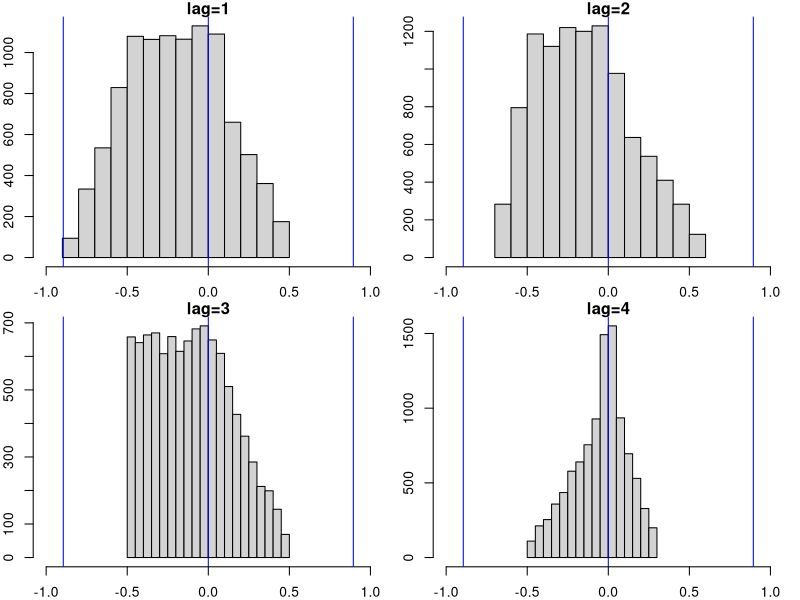
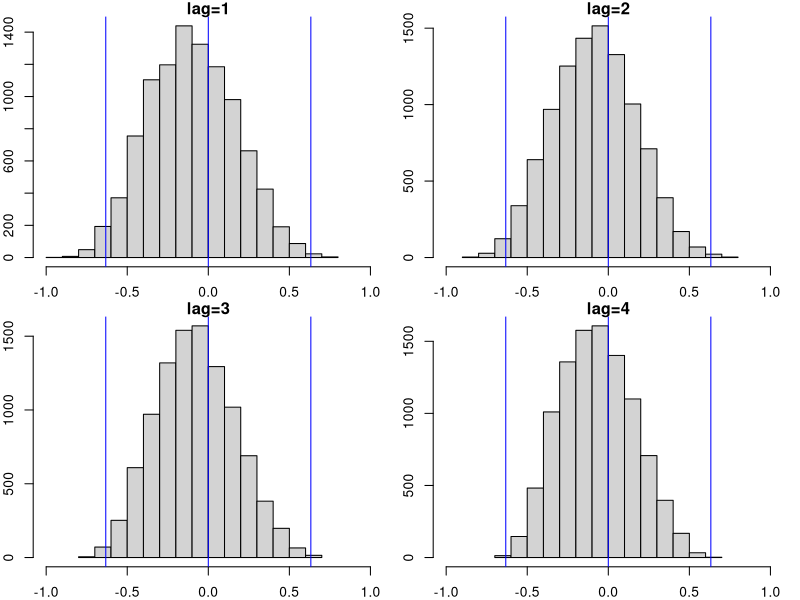
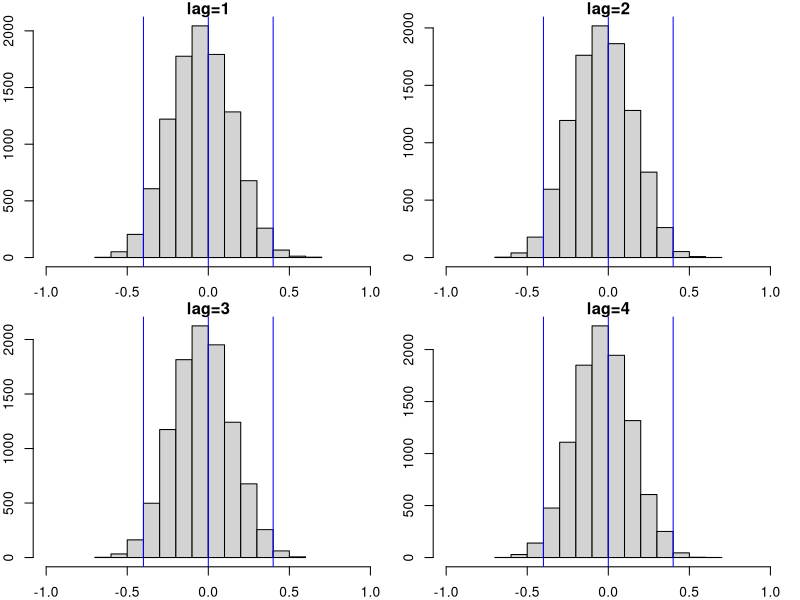
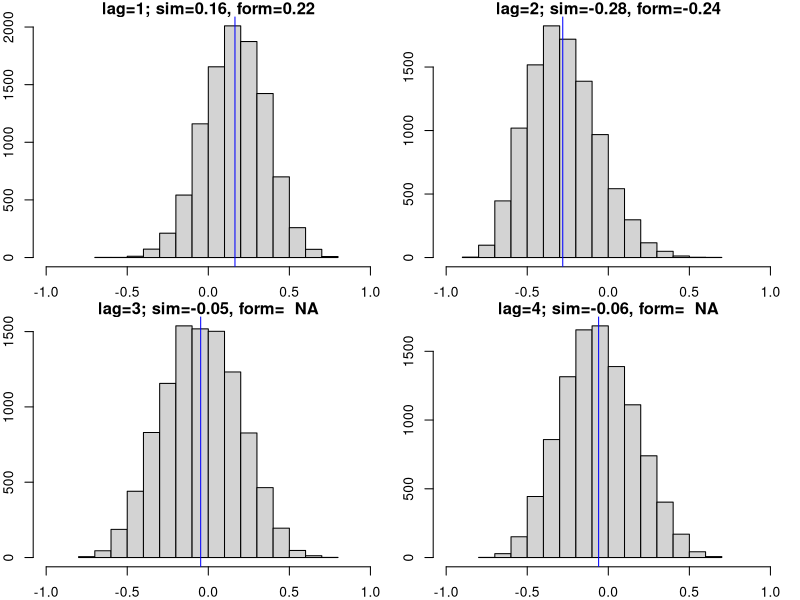
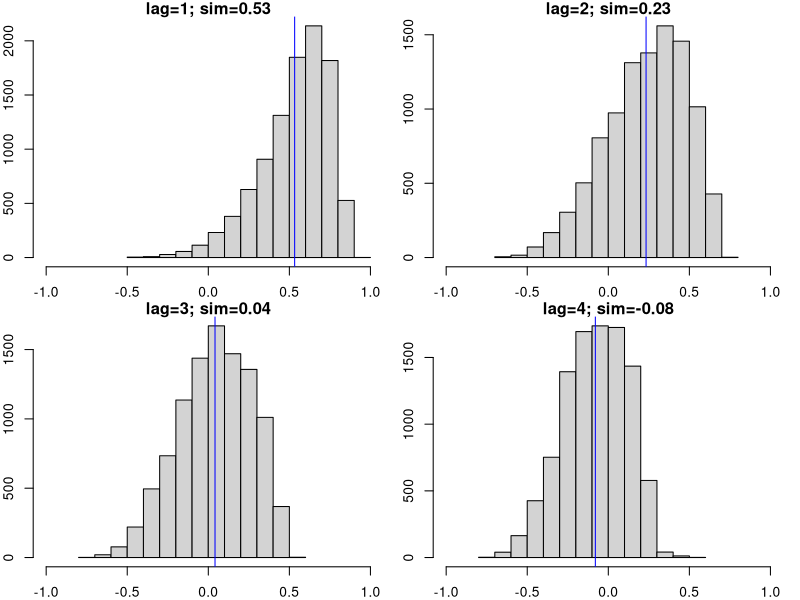
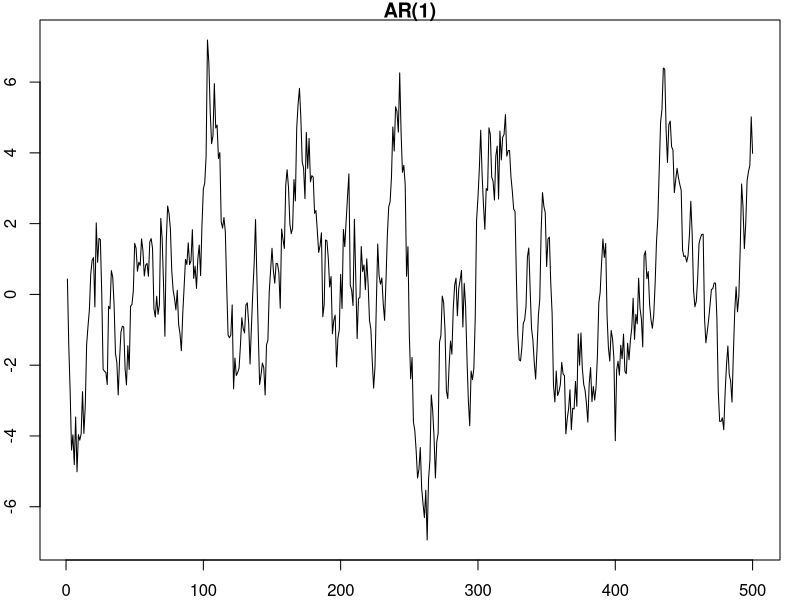
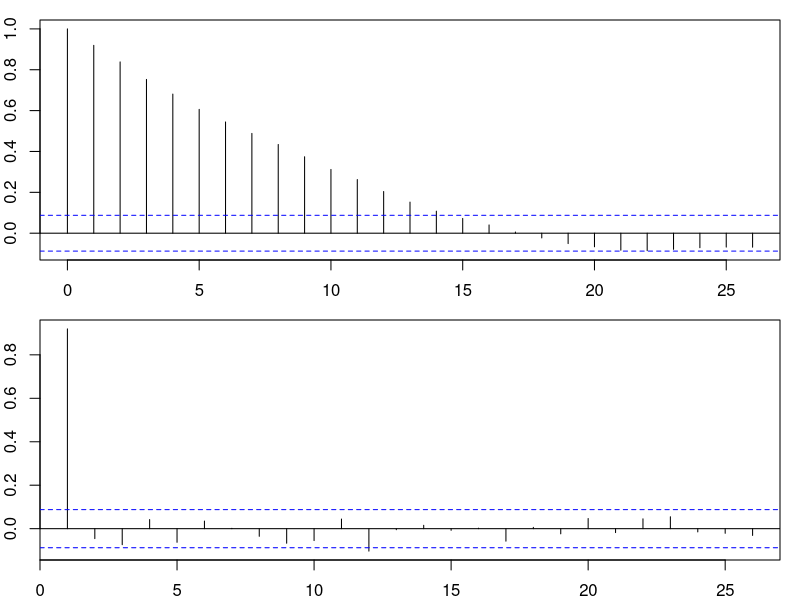
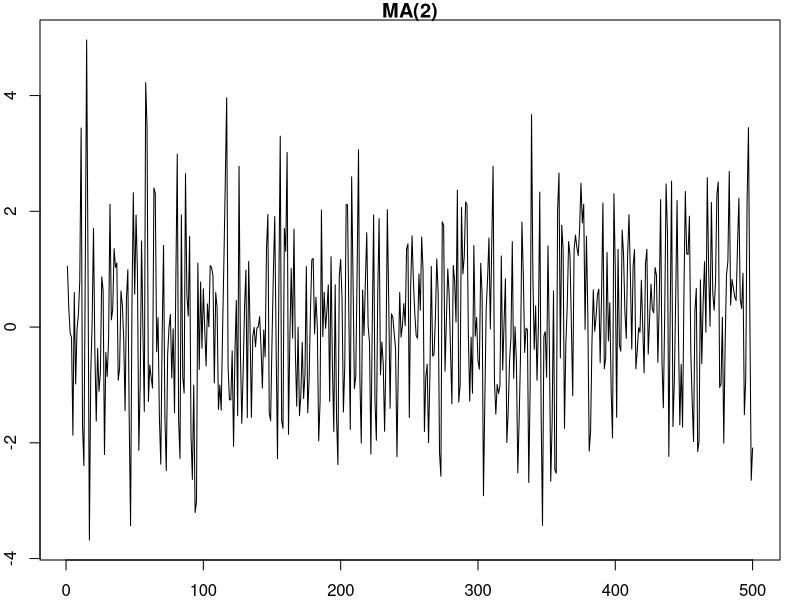

R code for these plots, in order: (Note: this script raises an error after producing the figures.)
# =================================================================================
# STAT 5170: Applied Time Series
# Numerical examples for part B of learning unit 2
# =================================================================================
#
# =================================================================================
# Sampling distribution of the SACF 
# =================================================================================
#
# Some of the properties of the sample autocorrelation function under hypothetical repeated sampling are covered in the notes. In the present example these properties are explored.

# In what follows we use R's built-in function "acf" to calculate autocorrelation values.

# ---------------------------------------------------------------------------------
# Central limit theorem under white noise 
# ---------------------------------------------------------------------------------

# When the SACF is calculated on a white-noise time series, the statistic is known to satisfy a central limit theorem, by which its sampling distribution at lag h is approximately normal with mean zero and standard deviation 1/sqrt(n).

# The following code checks this property by simulated repeated sampling. It examines the sampling distribution of the SACF for non-zero lag values up to 4. Notice that the lengh of each simulated white-noise time series is set initially to n = 5, which specifies a short time series, relative to what is typically encountered in practice. 

n <- 5
max.lag <- 4
n.rep <- 10000
sigw <- 1
ac.seq <- matrix(data=0, nrow=max.lag, ncol=n.rep)
for (i.rep in 1:n.rep) {
	wn.samp <- rnorm(n=n, mean=0, sd=sigw)
	acf.stat <- acf(wn.samp, plot=FALSE)
	ac.seq[, i.rep] <- as.numeric(acf.stat$acf)[2:(max.lag+1)]
}

# Historgrams of the sumulated sampling distributions are generated as follows. Reference values at 0, -2/sqrt(n) and 2/sqrt(n) are indicated

par(mfrow = c(2, 2))
par(mar=c(2.00, 2.00, 1.00, 1.00)) #bottom, left, top, and right
for (lag in 1:4) {
	hist(ac.seq[lag,], xlim=c(-1,1), main=paste("lag=", lag, sep=""))
	abline(v=c(0, -2/sqrt(n), 2/sqrt(n)), lty=1, lwd=1, col="blue")
}
par(mfrow = c(1, 1))

# The sampling distributions appear quite different across the four lags, and do not look particularly bell shaped. However, this changes when the time-series length, n, is set to a larger value. The following code repeats the simulation with time-series length set to n=10.  

n <- 10
max.lag <- 4
n.rep <- 10000
sigw <- 1
ac.seq <- matrix(data=0, nrow=max.lag, ncol=n.rep)
for (i.rep in 1:n.rep) {
	wn.samp <- rnorm(n=n, mean=0, sd=sigw)
	acf.stat <- acf(wn.samp, plot=FALSE)
	ac.seq[, i.rep] <- as.numeric(acf.stat$acf)[2:(max.lag+1)]
}

par(mfrow = c(2, 2))
par(mar=c(2.00, 2.00, 1.00, 1.00)) #bottom, left, top, and right
for (lag in 1:4) {
	hist(ac.seq[lag,], xlim=c(-1,1), main=paste("lag=", lag, sep=""))
	abline(v=c(0, -2/sqrt(n), 2/sqrt(n)), lty=1, lwd=1, col="blue")
}
par(mfrow = c(1, 1))

# Now all of the sampling distributons look about the same, and look bell-shaped, centered at the value zero.

# If the time series length is increased again, to n=25, then the sampling distributions become more conventrated around zero, indicating better precision of estimation.

n <- 25
max.lag <- 4
n.rep <- 10000
sigw <- 1
ac.seq <- matrix(data=0, nrow=max.lag, ncol=n.rep)
for (i.rep in 1:n.rep) {
	wn.samp <- rnorm(n=n, mean=0, sd=sigw)
	acf.stat <- acf(wn.samp, plot=FALSE)
	ac.seq[, i.rep] <- as.numeric(acf.stat$acf)[2:(max.lag+1)]
}

par(mfrow = c(2, 2))
par(mar=c(2.00, 2.00, 1.00, 1.00)) #bottom, left, top, and right
for (lag in 1:4) {
	hist(ac.seq[lag,], xlim=c(-1,1), main=paste("lag=", lag, sep=""))
	abline(v=c(0, -2/sqrt(n), 2/sqrt(n)), lty=1, lwd=1, col="blue")
}
par(mfrow = c(1, 1))

# Try out this simulation on your own using other values of n.

# ---------------------------------------------------------------------------------
# Sampling distribution under an autocorrelated time series
# ---------------------------------------------------------------------------------

# Let us now modify the previous exploration of the sampling distribtuon of the SACF by replacing the white-noise time series with an MA(2) time series.

# For this we use the function defined previously for simulating a moving average time series.

ma.sim <- function(n, theta, sigw, w0=NA) {
	q <- length(theta)
	wn.samp <- rnorm(n=n, mean=0, sd=sigw)
	if (is.na(w0)) {
		pastw <- rep(x=0, times=q)
	} else {
		pastw <- c(w0, rep(x=0, times=q-length(w0)))
	}
	ma.samp <- numeric(length=n)
	for (t in 1:n) {
		ma.samp[t] <- sum(theta*pastw) + wn.samp[t]
		pastw <- c(wn.samp[t], pastw[1:q-1])
	}
	ma.ts <- ts(ma.samp)
	return(ma.ts)
}

# Let us specify the following MA(2) parameters

sigw <- 1
theta <- c(0.9, -0.5)

# The autocorrelations of the time series are known from a previous ACF formula. For the parameter values, above, the numbers are calculated as follows.

q <- length(theta)
q.ext <- q+1
theta.ext <- c(1, theta)
acov.form <- numeric(length=q.ext)
ac.form <- numeric(length=q)
for (lag in 0:q) {
	theta.lag <- c(theta.ext[(lag+1):q.ext], rep(x=0, times=lag))
	acov.form[lag+1] <- sigw^2*sum(theta.lag*theta.ext)
	if (lag > 0) {
		ac.form[lag] <- acov.form[lag+1]/acov.form[1]
	}
}
ac.form

# This gives the autocorrelations up to lag h=2; all higher-lag autocorrelations are zero.

# The simulated sampling distributions are obtained as follows, with time-series length set to n=15.  

n <- 15
max.lag <- 4
n.rep <- 10000
sigw <- 1
ac.seq <- matrix(data=0, nrow=max.lag, ncol=n.rep)
for (i.rep in 1:n.rep) {
	ma.ts <- ma.sim(n=n, theta=theta, sigw=sigw)
	acf.stat <- acf(ma.ts, plot=FALSE)
	ac.seq[, i.rep] <- as.numeric(acf.stat$acf)[2:(max.lag+1)]
}

# Simulated means of each simulated sampling distribution are calculated as follows.

ac.sim <- numeric(length=max.lag)
for (lag in 1: max.lag) {
	ac.sim[lag] <- mean(ac.seq[lag,])
}
ac.sim

# The corresponding histograms are generated by the code below. Here, simulated and formula-derived autocorrelation value are displayed at the top of the relevant plot; the mean of each simulated sampling distribution is indicated by a vertical line.

par(mfrow = c(2, 2))
par(mar=c(2.00, 2.00, 1.00, 1.00)) #bottom, left, top, and right
for (lag in 1:4) {
	hist(ac.seq[lag,], xlim=c(-1,1), main=paste("lag=", lag, "; sim=", sprintf("%4.2f", ac.sim[lag]), ", form=", sprintf("%4.2f", ac.form[lag]), sep=""))
	abline(v=ac.sim[lag], lty=1, lwd=1, col="blue")
}
par(mfrow = c(1, 1))

# Here we see that the sampling distribtions are slightly asymmetric when the underlying autocorrelation is not zero, but still centered around that autocorrelation value. They are bell-shaped and centered at zero when the autocorrelation is zero. 

# Next, the simulation is repeated for an AR(1) time series. We do not yet have a formula for the autocorrelation function of an AR(1) time series, so our exploration relies on simulated values.

# Recall the function defined previously for simulating an autoregressive time series.

ar.sim <- function(n, phi, sigw, x0=NA) {
	p <- length(phi)
	wn.samp <- rnorm(n=n, mean=0, sd=sigw)
	if (is.na(x0)) {
		pastx <- rep(x=0, times=p)
	} else {
		pastx <- c(x0, rep(x=0, times=p-length(x0)))
	}
	ar.samp <- numeric(length=n)
	for (t in 1:n) {
		ar.samp[t] <- sum(phi*pastx) + wn.samp[t]
		pastx <- c(ar.samp[t], pastx[1:p-1])
	}
	ar.ts <- ts(ar.samp)
	return(ar.ts)
}

# Let us specify the following AR(1) parameters

sigw <- 1
phi <- 0.9

# The simulation and display of results are implemented as follows.

n <- 15
max.lag <- 4
n.rep <- 10000
sigw <- 1
ac.seq <- matrix(data=0, nrow=max.lag, ncol=n.rep)
for (i.rep in 1:n.rep) {
	ar.ts <- ar.sim(n=n, phi=phi, sigw=sigw)
	acf.stat <- acf(ar.ts, plot=FALSE)
	ac.seq[, i.rep] <- as.numeric(acf.stat$acf)[2:(max.lag+1)]
}

# The simulated means are

ac.sim <- numeric(length=max.lag)
for (lag in 1: max.lag) {
	ac.sim[lag] <- mean(ac.seq[lag,])
}
ac.sim

# The histograms are

par(mfrow = c(2, 2))
par(mar=c(2.00, 2.00, 1.00, 1.00)) #bottom, left, top, and right
for (lag in 1:4) {
	hist(ac.seq[lag,], xlim=c(-1,1), main=paste("lag=", lag, "; sim=", sprintf("%4.2f", ac.sim[lag]), sep=""))
	abline(v=ac.sim[lag], lty=1, lwd=1, col="blue")
}
par(mfrow = c(1, 1))

# Here, the asymmetries at non-zero autocorrelation values are seen more strongly.

# =================================================================================
# The SACF and SPACF on example data sets
# =================================================================================

# The next few sections of the numerical example takes use through simple displays of the sample ACF and PACF for a variety of time series. The SACF is calculated using R's built-in function "acf", and the SACF is calculated using its built-in function "pacf".

# ---------------------------------------------------------------------------------
# Sample ACF of simulated AR(1) time series
# ---------------------------------------------------------------------------------

# For a simulated AR(1) time series, with paramaters specified below, a plot of a single sample path is shown below.

n <- 500
sigw <- 1
phi <- 0.9
ar.ts <- ar.sim(n=n, phi=phi, sigw=sigw)
ts.plot(ar.ts, xlab="", ylab="value", main=paste("AR(", length(phi), ")", sep=""))

# Its sample ACF and PACF are displayed as follows.

par(mfrow = c(2, 1))
par(mar=c(2.00, 2.00, 1.00, 1.00)) #bottom, left, top, and right
acf(ar.ts)
pacf(ar.ts)
par(mfrow = c(1, 1))

# Note here the suggestion of a dampening ACF and PACF that becomes zero at lags higher than p=1.

# ---------------------------------------------------------------------------------
# Sample ACF of a simulated MA(2) time series
# ---------------------------------------------------------------------------------

# For a simulated MA(2) time series, with paramaters specified below, the plot of a single sample path is.

n <- 500
sigw <- 1
theta <- c(0.9, -0.5)
ma.ts <- ma.sim(n=n, theta=theta, sigw=sigw)
ts.plot(ma.ts, xlab="", ylab="value", main=paste("MA(", length(theta), ")", sep=""))

# Its sample ACF and PACF are

par(mfrow = c(2, 1))
par(mar=c(2.00, 2.00, 1.00, 1.00)) #bottom, left, top, and right
acf(ma.ts)
pacf(ma.ts)
par(mfrow = c(1, 1))

# Here, there is the suggestion of a dampening PACF (with alternating values) and an ACF that becomes zero at lags higher than q=2.

# ---------------------------------------------------------------------------------
# Average monthly temperatures in Dubuque, IA
# ---------------------------------------------------------------------------------

# Recall the Dubuque, IA time series exhibits a strongly seasonal pattern, as can be seen in the plot below.

data(data=tempdub, package="TSA")
ts.plot(tempdub, xlab="year", ylab="temp (F)", main="Average monthly temperatures in Dubuque, IA")

# A similar periodic pattern appears in the sample ACF and PACF.

par(mfrow = c(2, 1))
par(mar=c(2.00, 2.00, 1.00, 1.00)) #bottom, left, top, and right
acf(tempdub)
pacf(tempdub)
par(mfrow = c(1, 1))

# ---------------------------------------------------------------------------------
# Marriages in the Church of England
# ---------------------------------------------------------------------------------

# Yule's "Marriages in the Church of England" data not stationary, so we would not expect its sample ACF and PACF to have a straightforward interpretation. Recall the data have a decreasing trend:

setwd(DataDirectory)
marriages.raw <- scan(file="marriages.txt", sep="\n")
marriages.ts <- ts(marriages.raw, frequency=1, start=1866)
ts.plot(marriages.ts, xlab="year", ylab="percent", main="Marriages in the Church of England")

# Despite the time series's nonstationarity, the SACF and SPACF statistics can be calculated, as is done below. Non-stationarity is expressed through its sample ACF as a very slowly decaying pattern.

par(mfrow = c(2, 1))
par(mar=c(2.00, 2.00, 1.00, 1.00)) #bottom, left, top, and right
acf(marriages.ts)
pacf(marriages.ts)
par(mfrow = c(1, 1))

# The associated sample PAC suggests a single non-zero value at lag 1. Again, we do not have any helpful interpretation of these patterns.

# =================================================================================
# Linear prediction and partial autocorrelation
# =================================================================================

# In this section we explore the linear prediction concept and connect it to partial autocorrelation.

# ---------------------------------------------------------------------------------
# Fish population recruitment data
# ---------------------------------------------------------------------------------

# To start, let us introduce a data set with which we have not yet worked. These data are part of the "astsa" package, and are stored in the time-series object named "rec". A plot of the data is as follows.

data(data=rec, package="astsa")
ts.plot(rec, xlab="year", ylab="count", main="Fish population recruitment")

# In supporting materials to the "astsa" package, these data are described as the "recruitment (index of the number of new fish) for a period of 453 months ranging over the years 1950-1987. Recruitment is loosely defined as an indicator of new members of a population to the first life stage at which natural mortality stabilizes near adult levels."

# Plots of its sample ACF and PACF are

par(mfrow = c(2, 1))
par(mar=c(2.00, 2.00, 1.00, 1.00)) #bottom, left, top, and right
acf(rec)
pacf(rec)
par(mfrow = c(1, 1))

# The values of the sample PACF at is first two lags are produced by the following code.

pacf.stat <- pacf(rec, plot=FALSE)$acf
pacf.stat[1:2]

# We will next use ideas from linear prediction to recalculate these values.

# ---------------------------------------------------------------------------------
# Linear prediction
# ---------------------------------------------------------------------------------

# Suppose we are interested in the process that gave rise to the fish recruitment data, and are in a scenario where we have collected n measurments, x1, ..., xn, and with these measurements we wish to predict the recruitment count at time n+m. For concreteness, let us say that n=10 and m=3, and the measurements are
# HW QUESTION 9,10
x0 <- c(84.7, 84.5, 85.9, 86.2, 87.8)
n <- length(x0)
m <- 2

# Because the basic formulas for linear prediction are developed for a mean-zero time series, we subtract the sample mean of time series from these values, then make our prediction, and then add the sample mean back at the end.

xbar <- 85
x0.shift <- x0 - xbar 

# We develop a linear prediction formula using the property that its coefficients are determined by the underlying ACF of the time series. We do not actually know the underlying ACF, but we can instead base our work on the sample ACF of the existing data set.
rec <- c(1,0.42, 0.43, 0.35, 0.41, 0.32, 0.29, 0.24, 0.20, 0.21)

acf.seq <- acf(rec, plot=FALSE)$acf

# One way to approach this problem is to set up the system of linear equations that determine the coefficients and then solve. Recall that this system is defined by the equations 
#
# gamma(m+k-1) = phi_n1*gamma(k-1) + ... + phi_nn*gamma(k-n)
#
# for k = 1, ..., n. It is set up for the present problem in matrix vector format as follows.

gam.vect <- matrix(data=NA, nrow=n, ncol=1)
gam.mat <- matrix(data=NA, nrow=n, ncol=n)
for (k in 1:n) {
	gam.vect[k,] <- acf.seq[m+k]
	for (h in 1:n) {
		gam.mat[k,h] <- acf.seq[abs(k-h)+1]
	}
}

# The solution is calculated by matrix inversion 

gam.inv <- solve(gam.mat)
phi.vect <- gam.inv %*% gam.vect
phi.vect

# Subsequently, the prediction is calculated as follows

x.vect <- matrix(data=x0.shift, nrow=n, ncol=1)
pred <- t(x.vect) %*% phi.vect
xbar + as.numeric(pred)

# The following code assembles this calculation into a user-defined function, and creates a plot that displays predictions at several values of m.

blpred <- function(m, x0, acf.seq, xbar) {
	n <- length(x0)
	gam.vect <- matrix(data=NA, nrow=n, ncol=1)
	gam.mat <- matrix(data=NA, nrow=n, ncol=n)
	for (k in 1:n) {
		gam.vect[k,] <- acf.seq[m+k]
		for (h in 1:n) {
			gam.mat[k,h] <- acf.seq[abs(k-h)+1]
		}
	}
	gam.inv <- solve(gam.mat)
	phi.vect <- gam.inv %*% gam.vect
	x.vect <- matrix(data=x0-xbar, nrow=n, ncol=1)
	pred <- xbar + as.numeric(t(x.vect) %*% phi.vect)
	result <- list(pred=pred, coeff=as.numeric(phi.vect))
	return(result)
}

max.m <- 5
plot(1:n, x0, type="l", lty=1, lwd=3, xlim=c(1,n+max.m), xlab="year", ylab="count", main="Predictions")
x.pred <- numeric(length=max.m)
for (m in 1:max.m) {
	result <- blpred(m, x0, acf.seq, xbar)
	x.pred[m] <- result$pred
}
points(n+1:max.m, x.pred, pch=1, cex=1, col="blue")	
lines(n+0:max.m, c(x0[n],x.pred), lty=1, lwd=3, col="blue")	

# Suppose instead that m=1. For this case, the Durbin-Levinson algorithm may be used to find the coeffcients of the prediciton formula. The following code creates a user-defined function that implements the Durbin-Levinson algorithm.

durbin.levinson.calc <- function(n, acf.seq) {
	phi.mat <- matrix(data=0, nrow=n, ncol=n)
	phi.mat[1,1] <- acf.seq[2]
	for (n0 in 2:n) {
		sum1 <- sum(phi.mat[n0-1, 1:(n0-1)]*acf.seq[seq(from=n0, to=2, by=-1)])
		sum2 <- sum(phi.mat[n0-1, 1:(n0-1)]*acf.seq[seq(from=2, to=n0, by=1)])
		phi.mat[n0, n0] <- (acf.seq[n0+1] - sum1) / (1- sum2)
		for (k in 1:(n0-1)) {
			phi.mat[n0, k] <- phi.mat[n0-1, k] - phi.mat[n0, n0]*phi.mat[n0-1, n0-k]
		}
	}
	result <- list(coeff=phi.mat[n,], pacf=diag(phi.mat), matrix=phi.mat)
	return(result)
}

# We can compare the coefficients given by the Durbin-Levinson algorithm with those calculated directly by matrix inversion.

result1 <- durbin.levinson.calc(n=10, acf.seq)
result2 <- blpred(m=1, x0, acf.seq, xbar)
cbind(result1$coeff, result2$coeff)

# The double-scripted phi values in in the Durbin-Levinson algorithm are stored in an n x n matrix. The coefficients, above, are stored in the last row of that matrix.

cbind(result1$coeff, result1$matrix[n,])

# We can also compare the pacf values given by the Durbin-Levinson algorithm with those calculated by R's built in "pacf" function

cbind(result1$pacf, pacf(rec)$acf[1:n])

# These values are stored in the diagonal of the matrix of double-scripted phi values.

cbind(result1$pacf, diag(result1$matrix))
